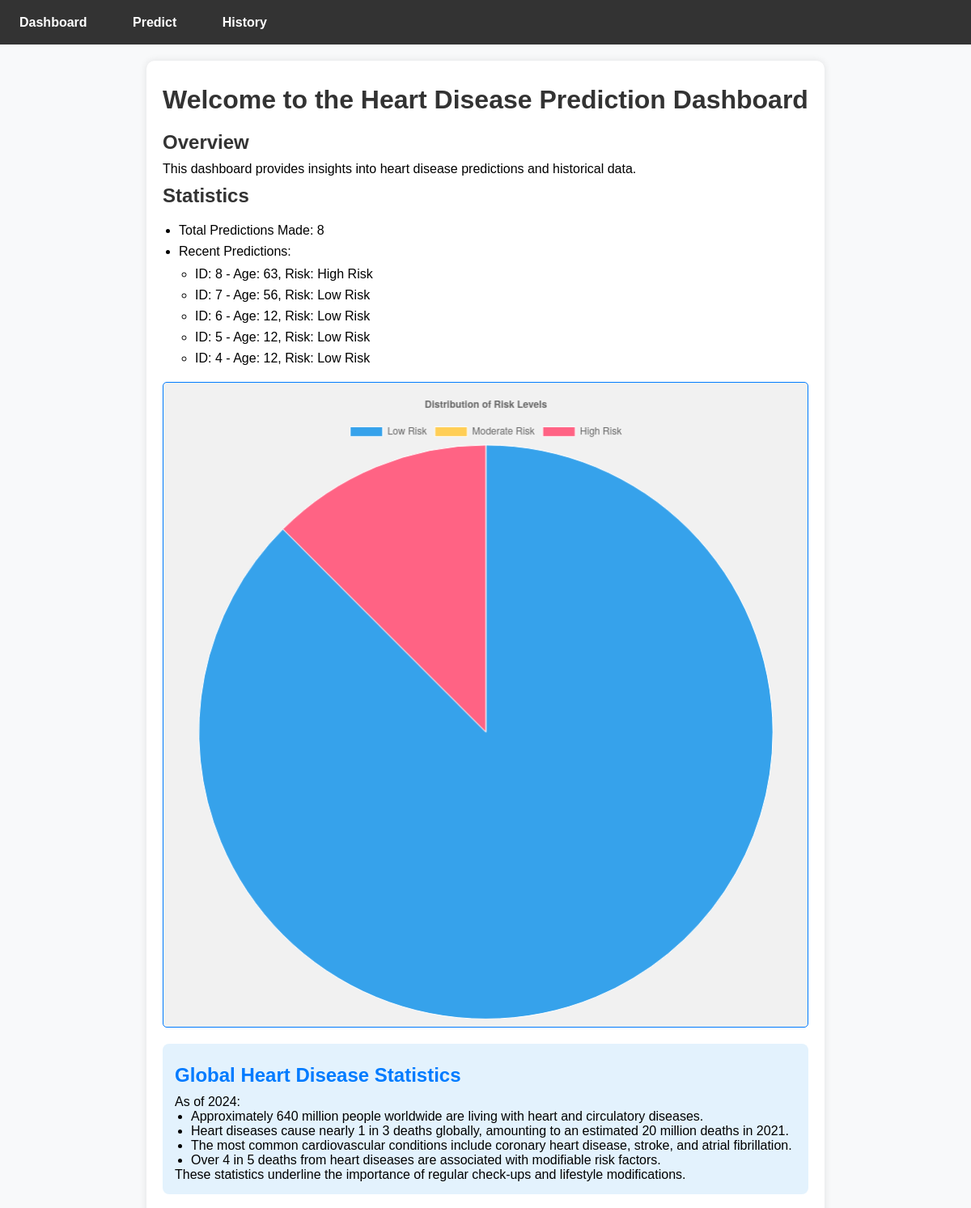
Page /dashboard (upper part) on the earlier database version.
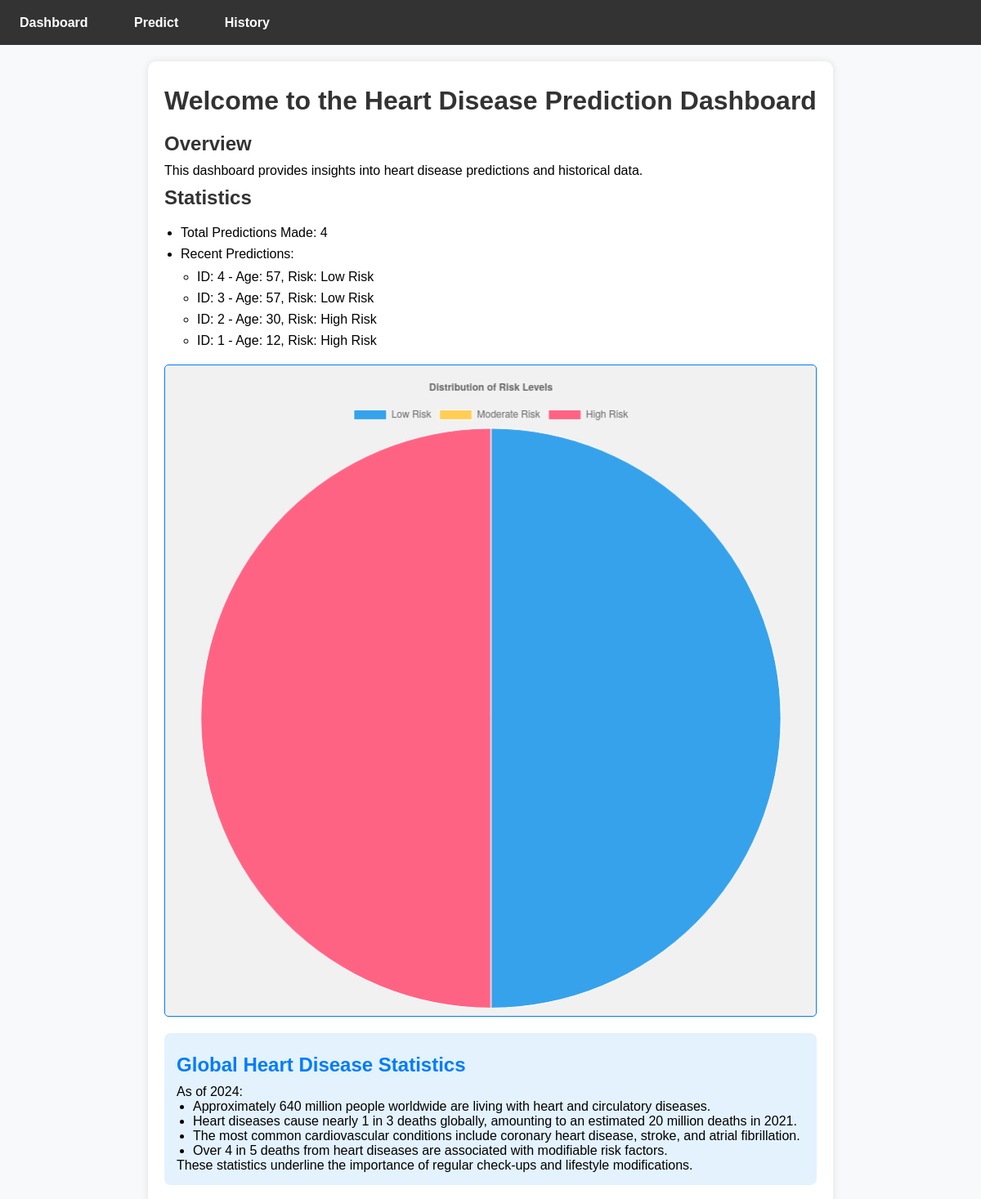
Same page on the later database version.
### app.py (models this page shows, shortened)
class Prediction(db.Model):
    id = db.Column(db.Integer, primary_key=True)
    age = db.Column(db.Integer)
    chol = db.Column(db.Integer)
    trestbps = db.Column(db.Integer)
    thalach = db.Column(db.Integer)
    oldpeak = db.Column(db.Float)
    ca = db.Column(db.Integer)
    cp = db.Column(db.Integer)  # Ensure this line exists
    fbs = db.Column(db.Integer)
    restecg = db.Column(db.Integer)
    exang = db.Column(db.Integer)
    slope = db.Column(db.Integer)
    thal = db.Column(db.Integer)
    result = db.Column(db.String)

### app.py (the view)
@app.route('/dashboard')
def dashboard():
    total_predictions = Prediction.query.count()
    recent_predictions = Prediction.query.order_by(Prediction.id.desc()).limit(5).all()
    low_risk_count = Prediction.query.filter(Prediction.result == 'Low Risk').count()
    moderate_risk_count = Prediction.query.filter(Prediction.result == 'Moderate Risk').count()
    high_risk_count = Prediction.query.filter(Prediction.result == 'High Risk').count()
    return render_template('dashboard.html',
                           total_predictions=total_predictions,
                           recent_predictions=recent_predictions,
                           low_risk_count=low_risk_count,
                           moderate_risk_count=moderate_risk_count,
                           high_risk_count=high_risk_count)

### templates/dashboard.html (shortened to what this page needs)
<!DOCTYPE html>
<html lang="en">
<head>
    <link rel="stylesheet" href="{{ url_for('static', filename='styles.css') }}">
</head>
<body>
    <nav class="main-navbar">
        <ul>
            <li><a href="{{ url_for('dashboard') }}">Dashboard</a></li>
            <li><a href="{{ url_for('predict') }}">Predict</a></li>
            <li><a href="{{ url_for('history') }}">History</a></li>
        </ul>
    </nav>
    <div class="content">
        <h1>Welcome to the Heart Disease Prediction Dashboard</h1>
        <section class="overview">
            <h2>Overview</h2>
            <p>This dashboard provides insights into heart disease predictions and historical data.</p>
        </section>
        <section class="statistics">
            <h2>Statistics</h2>
            <ul>
                <li>Total Predictions Made: {{ total_predictions }}</li>
                <li>Recent Predictions:</li>
                <ul>
                    {% for prediction in recent_predictions %}
                    <li>ID: {{ prediction.id }} - Age: {{ prediction.age }}, Risk: {{ prediction.result }}</li>
                    {% endfor %}
                </ul>
            </ul>
        </section>
        <section class="chart-container">
            <canvas id="riskDistributionChart"></canvas>
        </section>
        <section class="global-statistics">
            <h2>Global Heart Disease Statistics</h2>
            <p>As of 2024:</p>
            <ul>
                <li>Approximately 640 million people worldwide are living with heart and circulatory diseases.</li>
                <li>Heart diseases cause nearly 1 in 3 deaths globally, amounting to an estimated 20 million deaths in 2021.</li>
                <li>The most common cardiovascular conditions include coronary heart disease, stroke, and atrial fibrillation.</li>
                <li>Over 4 in 5 deaths from heart diseases are associated with modifiable risk factors.</li>
            </ul>
            <p>These statistics underline the importance of regular check-ups and lifestyle modifications.</p>
        </section>
    </div>
    <script>
        // Your Chart.js code here
        const riskData = {
            labels: ['Low Risk', 'Moderate Risk', 'High Risk'],
            datasets: [{
                label: 'Risk Level Distribution',
                data: [{{ low_risk_count }}, {{ moderate_risk_count }}, {{ high_risk_count }}],
                backgroundColor: ['#36a2eb', '#ffce56', '#ff6384'],
                borderColor: '#fff',
                borderWidth: 1
            }]
        };
        const config = {
            type: 'pie',
            data: riskData,
            options: {
                responsive: true,
                plugins: {
                    legend: {
                        position: 'top',
                    },
                    title: {
                        display: true,
                        text: 'Distribution of Risk Levels'
                    }
                }
            },
        };
        const riskDistributionChart = new Chart(
            document.getElementById('riskDistributionChart'),
            config
        );
    </script>
</body>
</html>

Differences in the rows shown:
removed Prediction: id "8", age "63", result "High Risk"
removed Prediction: id "7", age "56", result "Low Risk"
removed Prediction: id "6", age "12", result "Low Risk"
removed Prediction: id "5", age "12", result "Low Risk"
changed Prediction id 4: age "12" → "57"
now on this page (row edited): Prediction: id "3", age "57", result "Low Risk"
now on this page (row edited): Prediction: id "2", age "30", result "High Risk"
now on this page (row edited): Prediction: id "1", age "12", result "High Risk"
Other differences:
{{ total_predictions }}: "8" → "4"
chart data {{ low_risk_count }}: 7 → 2
chart data {{ high_risk_count }}: 1 → 2
